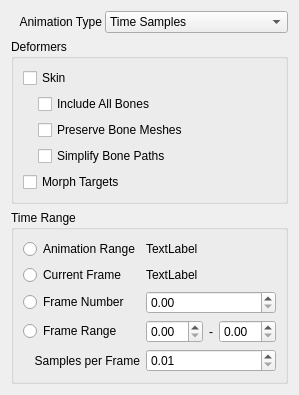
<?xml version="1.0" encoding="UTF-8"?>
<ui version="4.0">
 <class>UsdExportAnimationRollup</class>
 <widget class="QWidget" name="UsdExportAnimationRollup">
  <property name="windowTitle">
   <string>Animation</string>
  </property>
  <layout class="QGridLayout" name="gridLayout">
   <item row="3" column="0">
    <widget class="QGroupBox" name="TimeRangeBox">
     <property name="title">
      <string>Time Range</string>
     </property>
     <layout class="QGridLayout" name="gridLayout_2">
      <item row="2" column="1">
       <widget class="MaxUsd::QmaxUsdDoubleSpinBox" name="FrameNumberDoubleSpinBox"/>
      </item>
      <item row="1" column="1">
       <widget class="QLabel" name="CurrentFrameLabel">
        <property name="text">
         <string>TextLabel</string>
        </property>
       </widget>
      </item>
      <item row="0" column="1">
       <widget class="QLabel" name="AnimationRangeLabel">
        <property name="text">
         <string>TextLabel</string>
        </property>
       </widget>
      </item>
      <item row="4" column="0">
       <widget class="QLabel" name="SamplesPerFrameLabel">
        <property name="text">
         <string>Samples per Frame</string>
        </property>
        <property name="alignment">
         <set>Qt::AlignRight|Qt::AlignTrailing|Qt::AlignVCenter</set>
        </property>
       </widget>
      </item>
      <item row="0" column="0">
       <widget class="QRadioButton" name="AnimationRangeRadioButton">
        <property name="toolTip">
         <string>Select Animation Range to export animation data from the active timeline.</string>
        </property>
        <property name="text">
         <string>Animation Range</string>
        </property>
       </widget>
      </item>
      <item row="1" column="0">
       <widget class="QRadioButton" name="CurrentFrameRadioButton">
        <property name="toolTip">
         <string>Select Current Frame to export animation data from the active frame.</string>
        </property>
        <property name="text">
         <string>Current Frame</string>
        </property>
       </widget>
      </item>
      <item row="2" column="0">
       <widget class="QRadioButton" name="FrameNumberRadioButton">
        <property name="toolTip">
         <string>Select Frame Number to export animation data from the specified frame.</string>
        </property>
        <property name="text">
         <string>Frame Number</string>
        </property>
       </widget>
      </item>
      <item row="3" column="0">
       <widget class="QRadioButton" name="FrameRangeRadioButton">
        <property name="toolTip">
         <string>Select Frame Range to export animation data from the specified start and end frames.</string>
        </property>
        <property name="text">
         <string>Frame Range</string>
        </property>
       </widget>
      </item>
      <item row="4" column="1">
       <widget class="MaxUsd::QmaxUsdDoubleSpinBox" name="SamplePerFrameDoubleSpinBox">
        <property name="toolTip">
         <string>For Animation Range and Frame Range, select the samples per frame to include at export.</string>
        </property>
        <property name="minimum">
         <double>0.010000000000000</double>
        </property>
        <property name="singleStep">
         <double>0.100000000000000</double>
        </property>
       </widget>
      </item>
      <item row="3" column="1">
       <layout class="QHBoxLayout" name="FrameRangeHorizontalLayout" stretch="2,1,2">
        <item>
         <widget class="MaxUsd::QmaxUsdDoubleSpinBox" name="FrameRangeStartDoubleSpinBox"/>
        </item>
        <item>
         <widget class="QLabel" name="FrameRangeSeparatorLabel">
          <property name="text">
           <string>-</string>
          </property>
          <property name="alignment">
           <set>Qt::AlignCenter</set>
          </property>
         </widget>
        </item>
        <item>
         <widget class="MaxUsd::QmaxUsdDoubleSpinBox" name="FrameRangeEndDoubleSpinBox"/>
        </item>
       </layout>
      </item>
     </layout>
    </widget>
   </item>
   <item row="1" column="0">
    <widget class="QGroupBox" name="IncludeGroupBox">
     <property name="title">
      <string>Deformers</string>
     </property>
     <layout class="QVBoxLayout" name="verticalLayout">
      <item>
       <widget class="QCheckBox" name="SkinCheckBox">
        <property name="toolTip">
         <string>If selected, this option encodes skin and skeletons as USDSkel in your USD export.</string>
        </property>
        <property name="text">
         <string>Skin</string>
        </property>
       </widget>
      </item>
      <item>
       <layout class="QGridLayout" name="BonesGridLayout" columnstretch="1,0,4">
        <item row="0" column="1" colspan="4">
         <widget class="QCheckBox" name="IncludeAllBonesCheckBox">
          <property name="toolTip">
           <string>When active, include all bones - even if not used by a skin modifier..</string>
          </property>
          <property name="text">
           <string>Include All Bones</string>
          </property>
          <property name="checkable">
           <bool>true</bool>
          </property>
         </widget>
        </item>
        <item row="1" column="1" colspan="4">
         <widget class="QCheckBox" name="PreserveBoneMeshesCheckBox">
          <property name="toolTip">
           <string>When active, export the 3ds Max bone meshes as USD prims.</string>
          </property>
          <property name="text">
           <string>Preserve Bone Meshes</string>
          </property>
         </widget>
        </item>
        <item row="2" column="1" colspan="4">
         <widget class="QCheckBox" name="SimplifyBonePathsCheckBox">
          <property name="sizePolicy">
           <sizepolicy hsizetype="Preferred" vsizetype="Fixed">
            <horstretch>2</horstretch>
            <verstretch>0</verstretch>
           </sizepolicy>
          </property>
          <property name="toolTip">
           <string>When active, the bone's path does not include the USD Skel path as prefix.</string>
          </property>
          <property name="text">
           <string>Simplify Bone Paths</string>
          </property>
         </widget>
        </item>
       </layout>
      </item>
      <item>
       <widget class="QCheckBox" name="MorpherCheckBox">
        <property name="toolTip">
         <string>Exports morph targets as USD blend shapes.</string>
        </property>
        <property name="text">
         <string>Morph Targets</string>
        </property>
       </widget>
      </item>
     </layout>
    </widget>
   </item>
   <item row="0" column="0">
    <layout class="QGridLayout" name="AnimationTypeGridLayout" columnstretch="0,0">
     <property name="horizontalSpacing">
      <number>3</number>
     </property>
     <item row="0" column="0">
      <widget class="QLabel" name="AnimationTypeLabel">
       <property name="sizePolicy">
        <sizepolicy hsizetype="Preferred" vsizetype="Preferred">
         <horstretch>1</horstretch>
         <verstretch>0</verstretch>
        </sizepolicy>
       </property>
       <property name="toolTip">
        <string>Select how animations should be stored: Time Samples, Animation Curves, or both. Animation Curves are not fully supported. Where unsupported, the system falls back to Time Samples.</string>
       </property>
       <property name="text">
        <string>Animation Type</string>
       </property>
       <property name="alignment">
        <set>Qt::AlignRight|Qt::AlignTrailing|Qt::AlignVCenter</set>
       </property>
      </widget>
     </item>
     <item row="0" column="1">
      <widget class="QComboBox" name="AnimationTypeComboBox">
       <property name="sizePolicy">
        <sizepolicy hsizetype="Preferred" vsizetype="Fixed">
         <horstretch>2</horstretch>
         <verstretch>0</verstretch>
        </sizepolicy>
       </property>
       <property name="toolTip">
        <string>Select how animations should be stored: Time Samples, Animation Curves, or both. Animation Curves are not fully supported. Where unsupported, the system falls back to Time Samples.</string>
       </property>
       <item>
        <property name="text">
         <string>Time Samples</string>
        </property>
       </item>
       <item>
        <property name="text">
         <string>Animation Curves</string>
        </property>
       </item>
       <item>
        <property name="text">
         <string>Both Samples and Curves</string>
        </property>
       </item>
      </widget>
     </item>
    </layout>
   </item>
  </layout>
 </widget>
 <customwidgets>
  <customwidget>
   <class>MaxSDK::QmaxDoubleSpinBox</class>
   <extends>QDoubleSpinBox</extends>
   <header location="global">Qt/QmaxSpinBox.h</header>
  </customwidget>
  <customwidget>
   <class>MaxUsd::QmaxUsdDoubleSpinBox</class>
   <extends>MaxSDK::QmaxDoubleSpinBox</extends>
   <header location="global">MaxUsd/Widgets/QmaxUsdDoubleSpinBox.h</header>
  </customwidget>
 </customwidgets>
 <resources/>
 <connections/>
</ui>
